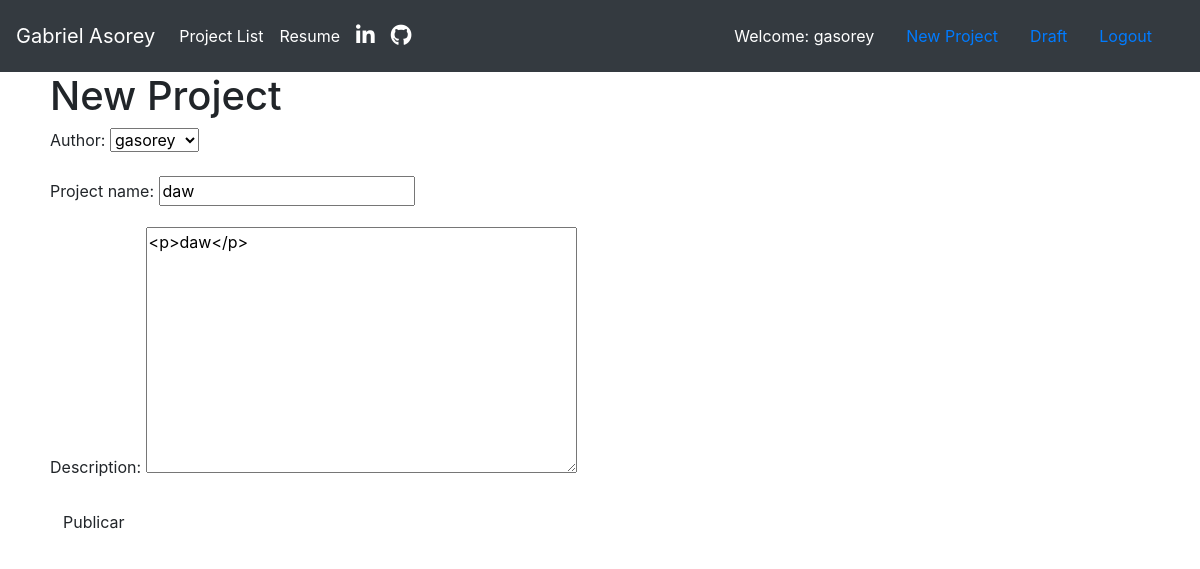
The app's page /project/40/update (signed in) with its own data.
### Portfolio/models.py (models this page shows, shortened)
class Project(models.Model):
    author = models.ForeignKey('auth.User', on_delete=models.CASCADE)
    project_name = models.CharField(max_length=300)
    description = models.TextField()
    create_date = models.DateTimeField(default=timezone.now)
    published_date = models.DateTimeField(blank=True,null=True)

### Portfolio/views.py (the view)
# urls.py: path('project/<int:pk>/update',views.ProjectUpdateView.as_view(),name='project_update'),
class ProjectUpdateView(LoginRequiredMixin,UpdateView):
    login_url = '/Login/'
    redirect_field_name = 'Portfolio/project_detail.html'
    form_class = ProjectForm
    model = Project

### Portfolio/forms.py
class ProjectForm(forms.ModelForm):
    class Meta():
        model = Project
        fields = ('author','project_name','description')
        widgets = {
            'project_name':forms.TextInput(attrs={'class':'textinputclass'}),
            'description':forms.Textarea(attrs={'class':'editable medium-editor-textarea '}),
        }

### Portfolio/templates/Portfolio/project_form.html (shortened to what this page needs)
{% extends 'Portfolio/HTML_Base.html' %}
{% block content %}
{% load static %}
    <div class="borda">
        <h1>New Project</h1>
        <form method="post" class="post-form">
            {{form.as_p}}
            <button type="submit" class="save btn btn-default" name="button">Publicar</button>
        </form>
    </div>
{% endblock %}

### Portfolio/templates/Portfolio/HTML_Base.html (shortened to what this page needs)
<!DOCTYPE html>
{% load static %}
<html lang="en">
<head>
<link rel="stylesheet" href="https://cdnjs.cloudflare.com/ajax/libs/twitter-bootstrap/4.4.1/css/bootstrap.min.css">
<link rel="stylesheet" href="https://cdnjs.cloudflare.com/ajax/libs/font-awesome/5.11.2/css/all.min.css">
<link rel="stylesheet" href="//cdn.jsdelivr.net/npm/medium-editor@latest/dist/css/medium-editor.min.css" type="text/css" media="screen" charset="utf-8">
<link rel="stylesheet" href="{% static 'css/portfolio.css' %}">
</head>
<body>
  <nav class="navbar navbar-expand-lg navbar-dark bg-dark">
    <a class="navbar-brand">Gabriel Asorey</a>
    <div class="collapse navbar-collapse" id="navbarNav">
      <ul class="navbar-nav">
        <li class="nav-item active ">
          <a class="nav-link" href="{% url 'project_list' %}">Project List</a>
        </li>
        <li class="nav-item active ">
          <a class="nav-link" href="{% url 'resume' %}">Resume</a>
        </li>
        <li class="nav-item active ">
          <a class="nav-link"  href="https://www.linkedin.com/in/gabriel-asorey-45881156/"><i class="fab fa-linkedin-in fa-lg"></i></a>
        </li>
        <li class="nav-item active">
          <a class="nav-link" href="https://github.com/Gasorey"><i class="fab fa-github fa-lg" ></i></a>
      </li>
    </ul>
    <ul class="navbar nav ml-auto">
      {% if user.is_authenticated %}
      <li class="nav-item active">
        <a class="nav-link" style="color: white;">Welcome: {{ user.username}}</a>
      </li>
      <li class="nav-item active ">
        <a class="nav-link" href="{% url 'project_create' %}">New Project</a>
      </li>
      <li class="nav-item active ">
        <a class="nav-link" href="{% url 'draft_list' %}">Draft</a>
      </li>
      <li class="nav-item active ">
        <a class="nav-link" href="{% url 'Logout' %}">Logout</a>
      </li>
      {% else %}
      <li class="nav-item">
        <a href="{% url 'Login' %}" class="nav navbar-right"><i class="fas fa-user fa-lg " style="color: white;"></i></a>
      </li>
      {% endif %}
    </ul>
  </div>
</nav>
  {% block content%}
  {% endblock %}
</body>
</html>

### Portfolio/static/css/portfolio.css (style rules this page uses)
.borda { margin-left: 50px; margin-right: 50px; }

### records on screen
Project: author "gasorey", project_name "daw", description "<p>daw</p>"

### other values on screen
{{ user.username }} "gasorey"
